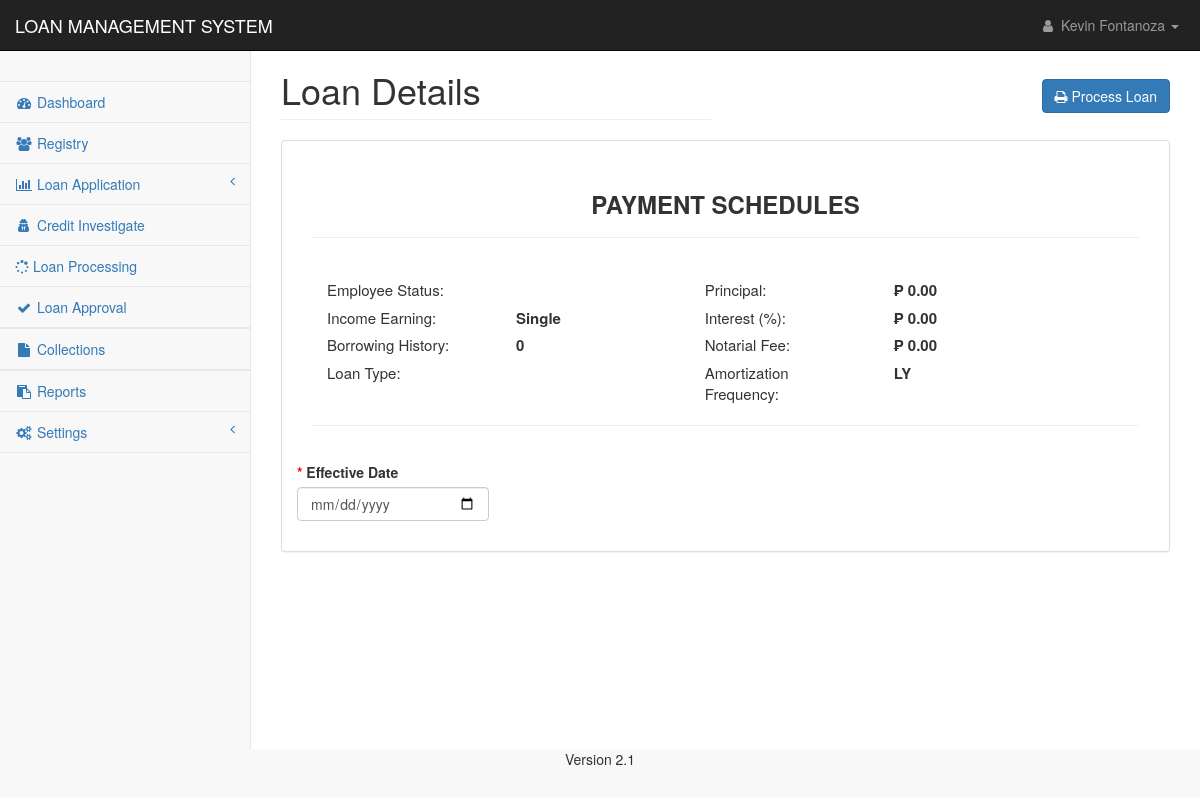
/pages/contract_signing.php?id=AMG0010000002&cn=AMG001000000220230806085324 (signed in), run on an earlier commit of the app's database.
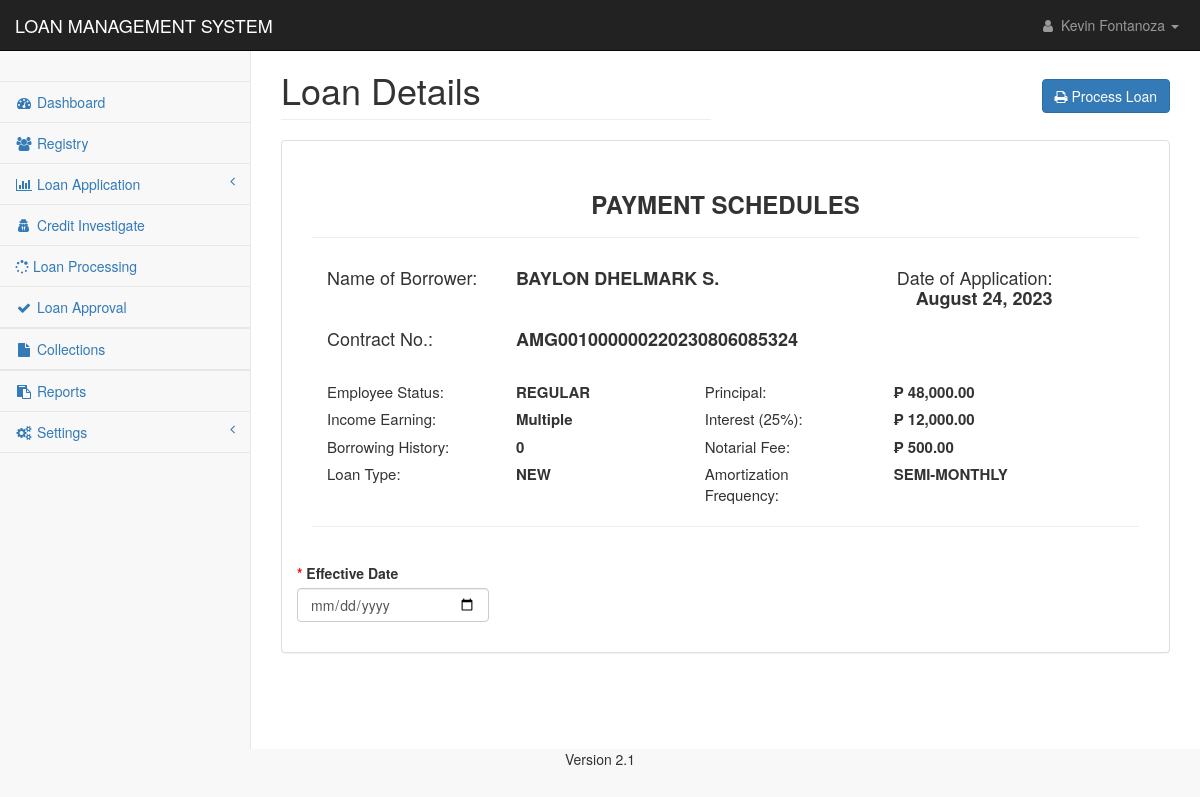
And on a later commit of the database.
### tables this page shows
CREATE TABLE `applicants_personal` (
  `applicant_id` int(11) NOT NULL,
  `applicant_code` text NOT NULL,
  `firstname` text NOT NULL,
  `middlename` text NOT NULL,
  `lastname` text NOT NULL,
  `suffix` text NOT NULL,
  `nickname` text NOT NULL,
  `age` text NOT NULL,
  `gender` text NOT NULL,
  `contact1` text NOT NULL,
  `mstatus` text NOT NULL,
  `dob1` date NOT NULL,
  `pob1` text NOT NULL,
  `block1` text NOT NULL,
  `street1` text NOT NULL,
  `phase1` text NOT NULL,
  `brgy1` text NOT NULL,
  `city1` text NOT NULL,
  `province1` text NOT NULL,
  `map_url` text NOT NULL,
  `residence1` text NOT NULL,
  `lwith1` text NOT NULL,
  `block2` text NOT NULL,
  `street2` text NOT NULL,
  `phase2` text NOT NULL,
  `brgy2` text NOT NULL,
  `city2` text NOT NULL,
  `province2` text NOT NULL,
  `residence2` text NOT NULL,
  `lwith2` text NOT NULL,
  `mothername` text NOT NULL,
  `mothercon` text NOT NULL,
  `fathername` text NOT NULL,
  `fathercon` text NOT NULL,
  `file` text NOT NULL,
  `date_encoded` date NOT NULL
);

CREATE TABLE `loan_applications` (
  `loan_id` int(11) NOT NULL,
  `contract_no` text NOT NULL,
  `client_id` text NOT NULL,
  `loan_type` int(11) NOT NULL,
  `loan_duration` int(11) NOT NULL,
  `loan_amount` double NOT NULL,
  `interest_amount` double NOT NULL,
  `other_fee` double NOT NULL,
  `total_cashout` double NOT NULL,
  `monthly_amortization` int(11) NOT NULL,
  `mop` text NOT NULL,
  `ob` double NOT NULL,
  `udi_percentage` int(11) NOT NULL,
  `udi_value` double NOT NULL,
  `interest_percentage` int(11) NOT NULL,
  `application_date` datetime NOT NULL DEFAULT current_timestamp(),
  `ci_status` int(11) NOT NULL,
  `ci_by` text NOT NULL,
  `ci_remarks` text NOT NULL,
  `ci_date` datetime DEFAULT NULL,
  `approval` int(11) NOT NULL,
  `processed_by` text NOT NULL,
  `date_flagged` datetime DEFAULT NULL,
  `remarks` text NOT NULL,
  `paid` int(11) NOT NULL,
  `loan_status` text NOT NULL,
  `effective_date` date NOT NULL
);

CREATE TABLE `applicants_work` (
  `work_id` int(11) NOT NULL,
  `applicant_code` text NOT NULL,
  `employer` text NOT NULL,
  `sector_type` text NOT NULL,
  `tob` text NOT NULL,
  `com_address` text NOT NULL,
  `a_location` text NOT NULL,
  `sup_name` text NOT NULL,
  `hr_number` text NOT NULL,
  `date_hired` date NOT NULL,
  `e_status` text NOT NULL,
  `m_salary` text NOT NULL,
  `bank_name` text NOT NULL,
  `atm_card` text NOT NULL,
  `loan` text NOT NULL,
  `monthly_salary` text NOT NULL,
  `monthly_gross` text NOT NULL,
  `other_source` text NOT NULL,
  `specify` text NOT NULL,
  `max_loanable_amt` float NOT NULL,
  `date_encoded` date NOT NULL
);

### pages/contract_signing.php (the view, shortened to what the changed rows need)
<?php
include('../config/conn.php');
include 'mvc/controller/class-autoload.cont.php';
include 'mvc/model/sched.mod.php';
$loan = new Loan($_GET['id']);
$sched = new Schedule($_GET['cn']);
if(isset($_GET['id'])){
    $cid = $_GET['id'];
}else{
}
?>
<!DOCTYPE html>
<html lang="en">
<head>
    <link href="../css/bootstrap.min.css" rel="stylesheet">
    <link href="../css/metisMenu.min.css" rel="stylesheet">
    <link href="../css/startmin.css" rel="stylesheet">
    <link href="../css/font-awesome.min.css" rel="stylesheet" type="text/css">
</head>
<body>
    <div id="wrapper">
        <div id="page-wrapper">
            <div class="container-fluid">
                <div class="row">
                    <div class="col-lg-6">
                        <h1 class="page-header">Loan Details</h1>
                    </div>
                    <div class="col-lg-6 text-right">
                        <br>
                        <h1><button class="btn btn-md btn-primary" type="button"
                                onclick="process()"
                                class="btn btn-lg btn-primary"><i class="fa fa-print"></i> Process Loan</button></h1>
                    </div>
                </div>
                <div class="row">
                    <div class="col-lg-12">
                        <div class="panel tabbed-panel panel-default">
                            <div class="panel-body">
                                <div class="tab-content">
                                    <div class="tab-pane fade in active" id="tab-default-1">
                                        <div class="panel-body">
                                            <div class="row">
                                                <?php
                                                     $applicant = "SELECT * FROM applicants_personal WHERE applicant_code = '$cid'";
                                                     $applcaintQuery = mysqli_query($con,$applicant);
                                                     if(mysqli_num_rows($applcaintQuery) > 0){
                                                     while($rowApp = mysqli_fetch_assoc($applcaintQuery)) {
                                                    ?>
                                                <div class="col-lg-11">
                                                    <div class="col-lg-3">
                                                        <h4>Name of Borrower:</h4>
                                                    </div>
                                                    <div class="col-lg-6">
                                                        <h4>
                                                            <b><?php echo $rowApp['lastname']." ".$rowApp['firstname']." ".$rowApp['middlename']; ?></b>
                                                        </h4>
                                                    </div>
                                                    <div class="col-lg-3" align="right">
                                                        <h4>Date of Application:
                                                            <b><?= $sched->applicationDate ?></b>
                                                        </h4>
                                                    </div>
                                                    <div class="col-lg-3">
                                                        <h4>Contract No.:</h4>
                                                    </div>
                                                    <div class="col-lg-3">
                                                        <h4><b><?php echo $_GET['cn'] ?></b></h4>
                                                    </div>
                                                </div>
                                                <?php
                                                        }
                                                    }
                                                    ?>
                                                <br><br>
                                                <div class="col-lg-11" style="font-size:15px;"><br>
                                                    <div class="col-lg-3">Employee Status: </div>
                                                    <div class="col-lg-3"><label>
                                                            <?php echo $loan->clientEmpStatus; ?></label></div>
                                                    <div class="col-lg-3">Principal: </div>
                                                    <div class="col-lg-3"><label>₱
                                                            <?php echo number_format(floatval($sched->principal), 2); ?></label>
                                                    </div>
                                                    <div class="col-lg-3">Income Earning: </div>
                                                    <div class="col-lg-3"><label>
                                                            <?php echo $loan->incomeEarning; ?></label></div>
                                                    <div class="col-lg-3">Interest (<?=$sched->interestPer?>%):
                                                    </div>
                                                    <div class="col-lg-3"><label>₱
                                                            <?php echo number_format(floatval($sched->interestVal), 2); ?>
                                                    </div>
                                                    <div class="col-lg-3">Borrowing History: </div>
                                                    <div class="col-lg-3"><label>
                                                            <?php echo $loan->borrowingHistCount; ?></label></div>
                                                    <div class="col-lg-3">Notarial Fee: </div>
                                                    <div class="col-lg-3"><label>₱
                                                            <?php echo number_format(floatval($sched->notarial), 2); ?></label>
                                                    </div>
                                                    <div class="col-lg-3">Loan Type: </div>
                                                    <div class="col-lg-3"><label>
                                                            <?= $sched->loanType ?></label>
                                                    </div>
                                                    <div class="col-lg-3">Amortization Frequency: </div>
                                                    <div class="col-lg-3"><label>
                                                            <?= $sched->amortFrequency.'LY' ?></label>
                                                    </div>
                                                </div>
                                            </div>
                                        </div>
                                    </div>
                                </div>
                            </div>
                        </div>
                    </div>
                </div>
            </div>
        </div>
    </div>
</body>
</html>

What changed in the data, as far as the page shows it:
added applicants_personal: lastname "BAYLON", firstname "DHELMARK", middlename "S."
added loan_applications: application_date "August 24, 2023", loan_amount "48,000.00", udi_percentage "25", udi_value "12,000.00", other_fee "500.00"
added applicants_work: e_status "REGULAR"
Also different on the page:
$loan->incomeEarning: "Single" → "Multiple"
$sched->loanType: (not shown) → "NEW"
$sched->amortFrequency: (not shown) → "SEMI-MONTH"
$sched->principal: "0.00" → (not shown)
$sched->interestVal: "0.00" → (not shown)
$sched->notarial: "0.00" → (not shown)
